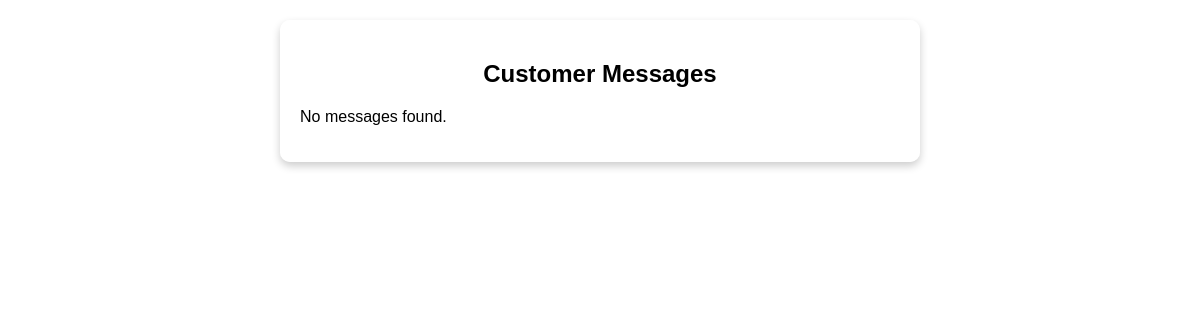
The page /Addmin/Viewinquiries/inquiries.php on the database as committed earlier.
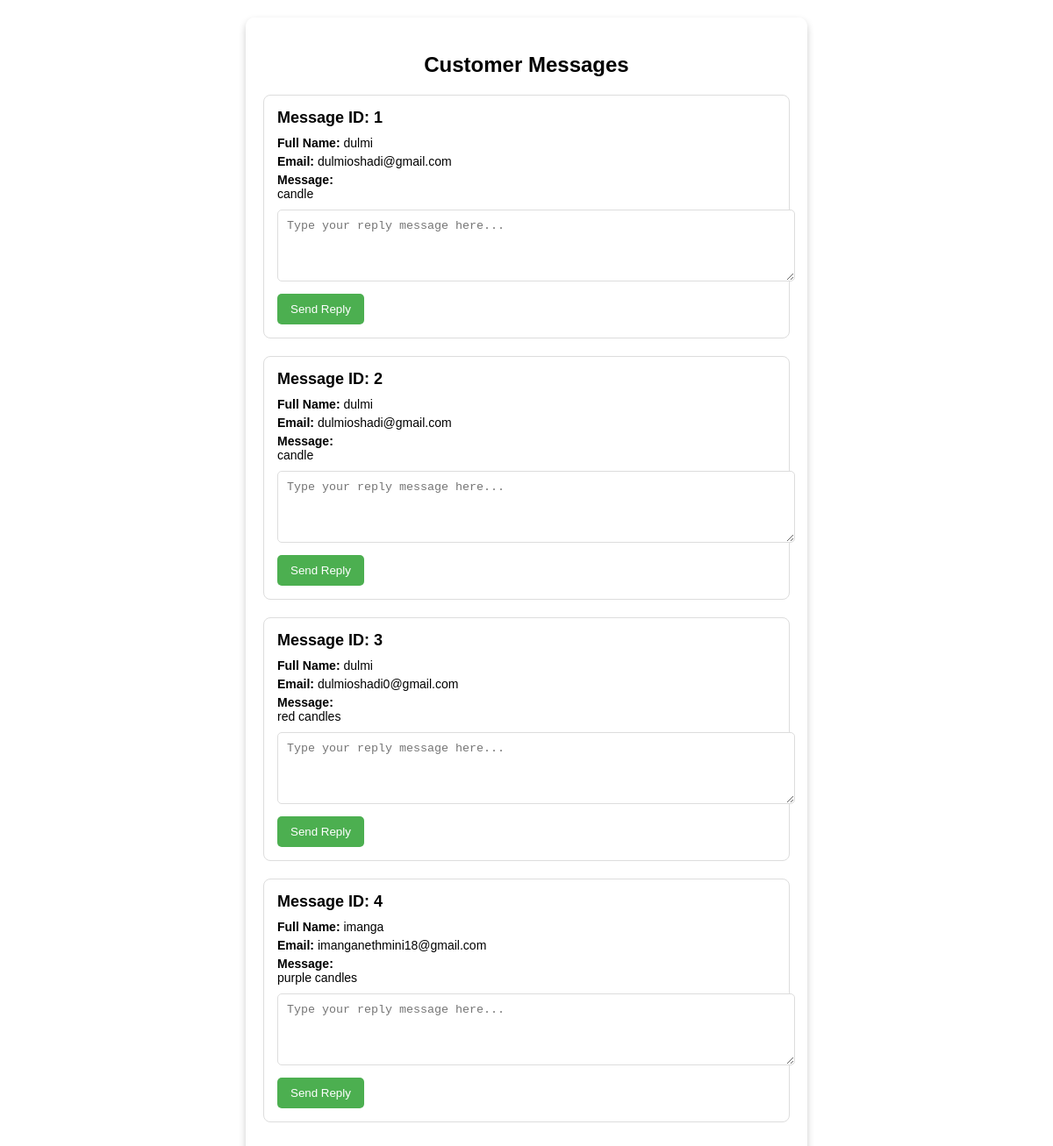
The same page on the database as committed later.
### tables this page shows
CREATE TABLE `contact` (
  `userid` int(12) NOT NULL,
  `full_name` varchar(20) NOT NULL,
  `email` varchar(100) NOT NULL,
  `message` varchar(300) NOT NULL,
  `messageid` int(10) NOT NULL
);

### Addmin/Viewinquiries/inquiries.php (the view, shortened to what this page needs)
<?php
require_once '../../db.inc.php';
$sql = "SELECT messageid, full_name, email, message FROM contact";
$result = mysqli_query($conn, $sql);
?>
<!DOCTYPE html>
<html lang="en">
<head>
</head>
<body>
    <div class="container">
        <div class="header">
            <h2>Customer Messages</h2>
        </div>
        <?php
        if (mysqli_num_rows($result) > 0) {
            while ($row = mysqli_fetch_assoc($result)) {
                echo '<div class="message-box">';
                echo '<h3>Message ID: ' . htmlspecialchars($row['messageid']) . '</h3>';
                echo '<p><strong>Full Name:</strong> ' . htmlspecialchars($row['full_name']) . '</p>';
                echo '<p><strong>Email:</strong> ' . htmlspecialchars($row['email']) . '</p>';
                echo '<p><strong>Message:</strong><br>' . nl2br(htmlspecialchars($row['message'])) . '</p>';
                echo '<form class="reply-form" method="POST" action="">';
                echo '<textarea name="reply_message" rows="4" placeholder="Type your reply message here..." required></textarea>';
                echo '<input type="submit" name="reply" value="Send Reply">';
                echo '</form>';
                echo '</div>';
            }
        } else {
            echo '<p>No messages found.</p>';
        }
        ?>
    </div>
</body>
</html>

Rows that differ between the two databases and show on the page:
added contact: messageid "1", full_name "dulmi", email "dulmioshadi@gmail.com", message "candle"
added contact: messageid "2", full_name "dulmi", email "dulmioshadi@gmail.com", message "candle"
added contact: messageid "3", full_name "dulmi", email "dulmioshadi0@gmail.com", message "red candles"
added contact: messageid "4", full_name "imanga", email "imanganethmini18@gmail.com", message "purple candles"
Other text that changed with them:
text no longer shown: "No messages found."
